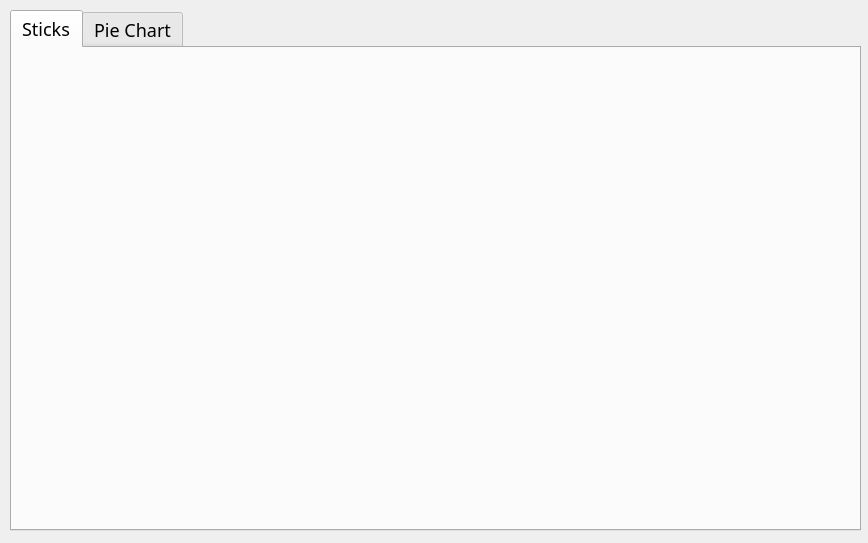
<?xml version="1.0" encoding="UTF-8"?>
<ui version="4.0">
 <class>stats</class>
 <widget class="QDialog" name="stats">
  <property name="geometry">
   <rect>
    <x>0</x>
    <y>0</y>
    <width>868</width>
    <height>543</height>
   </rect>
  </property>
  <property name="windowTitle">
   <string>Statistiques</string>
  </property>
  <property name="styleSheet">
   <string notr="true">*{
font-family:montserrat regular;
font-size:18px;
}
</string>
  </property>
  <widget class="QTabWidget" name="tabWidget">
   <property name="geometry">
    <rect>
     <x>10</x>
     <y>10</y>
     <width>851</width>
     <height>521</height>
    </rect>
   </property>
   <property name="currentIndex">
    <number>0</number>
   </property>
   <widget class="QWidget" name="tab">
    <attribute name="title">
     <string>Sticks</string>
    </attribute>
    <widget class="QFrame" name="horizontalFrame_sticks">
     <property name="geometry">
      <rect>
       <x>10</x>
       <y>10</y>
       <width>891</width>
       <height>541</height>
      </rect>
     </property>
     <layout class="QHBoxLayout" name="horizontalLayout"/>
    </widget>
   </widget>
   <widget class="QWidget" name="tab_2">
    <attribute name="title">
     <string>Pie Chart</string>
    </attribute>
    <widget class="QFrame" name="horizontalFrame_pie">
     <property name="geometry">
      <rect>
       <x>10</x>
       <y>10</y>
       <width>891</width>
       <height>541</height>
      </rect>
     </property>
     <layout class="QHBoxLayout" name="horizontalLayout_4"/>
    </widget>
   </widget>
  </widget>
 </widget>
 <resources/>
 <connections/>
</ui>
